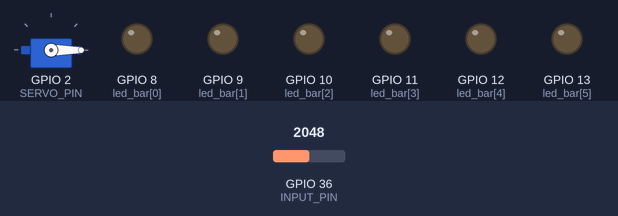
Bench run of a sketch on a simulated ESP32. On the bench: servo, output pins drawn as LEDs (lit = HIGH). The inputs (shaded band) are chosen by the test bench; at power-on: GPIO 36 (INPUT_PIN) = 2048. What the sketch prints to the serial monitor is not drawn.

Above: at 1.2 s.
1.3 s: GPIO 36 (INPUT_PIN) set to 2434
At 2.6 s:
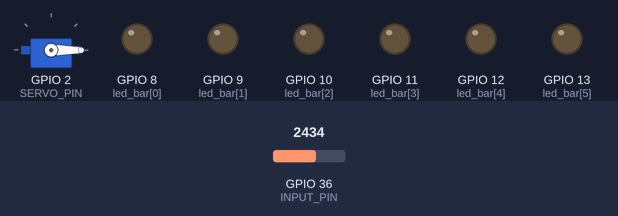
2.9 s: GPIO 36 (INPUT_PIN) set to 2543
4.4 s: GPIO 36 (INPUT_PIN) set to 2141
At 5.0 s:
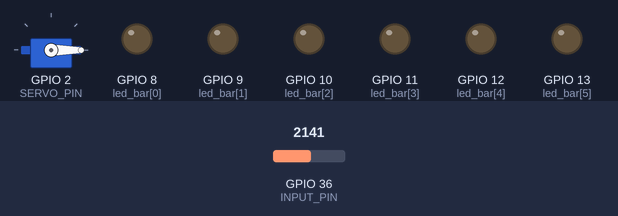
6.0 s: GPIO 36 (INPUT_PIN) set to 2058
7.5 s: GPIO 36 (INPUT_PIN) set to 3037
At 8.8 s:
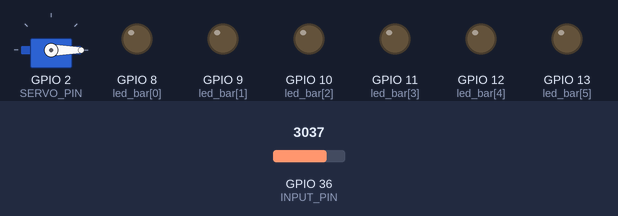
9.1 s: GPIO 36 (INPUT_PIN) set to 3142
Timing chart, 0 to 11.6 s (numbered marks = the images above; inputs shaded):
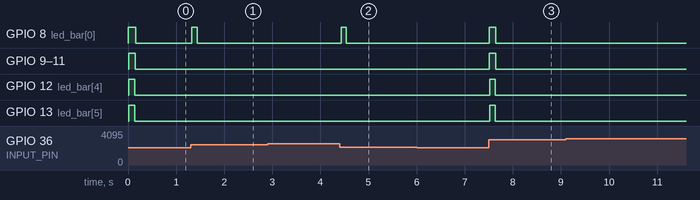

The sketch:

ClawController.ino
```cpp
#if defined(ESP32)
  // For ESP32 Servo library
  #include <ESP32Servo.h>
#else
  // Arduino Servo library
  #include <Servo.h>
#endif

// Samples per second
#define SAMPLE_RATE 500

// Make sure to set the same baud rate on your Serial Monitor/Plotter
#define BAUD_RATE 115200

// Change if not using A0 analog pin
#define INPUT_PIN A0

// envelopeee buffer size
// High value -> smooth but less responsive
// Low value -> not smooth but responsive
#define BUFFER_SIZE 64

// Servo pin (Change as per your connection)
#define SERVO_PIN 2 // Pin2 for Muscle BioAmp Shield v0.3

// EMG Threshold value, different for each user
// Check by plotting EMG envelopee data on Serial plotter
#define EMG_THRESHOLD 47

// Servo open & close angles
#define SERVO_OPEN 10
#define SERVO_CLOSE 90

// EMG Envelope baseline value
// Minimum value without flexing hand
#define EMG_ENVELOPE_BASELINE 4

// EMG Envelope divider
// Minimum value increase required to turn on a single LED
#define EMG_ENVELOPE_DIVIDER 4


Servo servo;
// Servo toggle flag
bool flag = 0;
// Last gesture timestamp
unsigned long lastGestureTime = 0;
// Delay between two actions
unsigned long gestureDelay = 240;

int circular_buffer[BUFFER_SIZE];
int data_index, sum;

// Muscle BioAmp Shield v0.3 LED pin numbers in-order
int led_bar[] = {8, 9, 10, 11, 12, 13};
int total_leds = sizeof(led_bar) / sizeof(led_bar[0]);

void setup() {
  // Serial connection begin
  Serial.begin(BAUD_RATE);
  // Initialize all the led_bar
    for (int i = 0; i < total_leds; i++) {
      pinMode(led_bar[i], OUTPUT);
    }
   servo.attach(SERVO_PIN);
   servo.write(0);
}

void loop() {
  // Calculate elapsed time
  static unsigned long past = 0;
  unsigned long present = micros();
  unsigned long interval = present - past;
  past = present;

  // Run timer
  static long timer = 0;
  timer -= interval;

  // Sample and get envelope
  if(timer < 0) {
    timer += 1000000 / SAMPLE_RATE;

    // RAW EMG Values
    int sensor_value = analogRead(INPUT_PIN);

    // Filtered EMG
    int signal = EMGFilter(sensor_value);

    // EMG envelopee
    int envelope = getEnvelope(abs(signal));

    // Update LED bar graph
    for(int i = 0; i<=total_leds; i++){
      if(i>(envelope/EMG_ENVELOPE_DIVIDER - EMG_ENVELOPE_BASELINE)){
          digitalWrite(led_bar[i], LOW);
      } else {
          digitalWrite(led_bar[i], HIGH);
      }
    }

    if(envelope > EMG_THRESHOLD) {
      if((millis() - lastGestureTime) > gestureDelay){
      if(flag == 1){
        servo.write(SERVO_OPEN);
        flag = 0;
        lastGestureTime = millis();
      }
      else {
        servo.write(SERVO_CLOSE);
        flag = 1;
        lastGestureTime = millis();
      }
      }
    }

    // EMG Raw signal
    Serial.print(signal);
    // Data seprator
    Serial.print(",");
    // EMG envelopeee
    Serial.println(envelope);

  }
}

// envelope detection algorithm
int getEnvelope(int abs_emg){
  sum -= circular_buffer[data_index];
  sum += abs_emg;
  circular_buffer[data_index] = abs_emg;
  data_index = (data_index + 1) % BUFFER_SIZE;
  return (sum/BUFFER_SIZE) * 2;
}

// Band-Pass Butterworth IIR digital filter, generated using filter_gen.py.
// Sampling rate: 500.0 Hz, frequency: [74.5, 149.5] Hz.
// Filter is order 4, implemented as second-order sections (biquads).
// Reference:
// https://docs.scipy.org/doc/scipy/reference/generated/scipy.signal.butter.html
// https://courses.ideate.cmu.edu/16-223/f2020/Arduino/FilterDemos/filter_gen.py
float EMGFilter(float input)
{
  float output = input;
  {
    static float z1, z2; // filter section state
    float x = output - 0.05159732*z1 - 0.36347401*z2;
    output = 0.01856301*x + 0.03712602*z1 + 0.01856301*z2;
    z2 = z1;
    z1 = x;
  }
  {
    static float z1, z2; // filter section state
    float x = output - -0.53945795*z1 - 0.39764934*z2;
    output = 1.00000000*x + -2.00000000*z1 + 1.00000000*z2;
    z2 = z1;
    z1 = x;
  }
  {
    static float z1, z2; // filter section state
    float x = output - 0.47319594*z1 - 0.70744137*z2;
    output = 1.00000000*x + 2.00000000*z1 + 1.00000000*z2;
    z2 = z1;
    z1 = x;
  }
  {
    static float z1, z2; // filter section state
    float x = output - -1.00211112*z1 - 0.74520226*z2;
    output = 1.00000000*x + -2.00000000*z1 + 1.00000000*z2;
    z2 = z1;
    z1 = x;
  }
  return output;
}
```

Measured:
- after the input at 1.3 s, GPIO 8 (led_bar[0]): LOW → HIGH at once, → LOW 0.10 s later
- after the input at 4.4 s, GPIO 8 (led_bar[0]): LOW → HIGH at once, → LOW 0.11 s later
- after the input at 7.5 s, GPIO 8 (led_bar[0]), GPIO 9 (led_bar[1]), GPIO 10 (led_bar[2]): LOW → HIGH at once, → LOW 0.13 s later; GPIO 11 (led_bar[3]), GPIO 12 (led_bar[4]), GPIO 13 (led_bar[5]): LOW → HIGH at once, → LOW 0.12 s later
